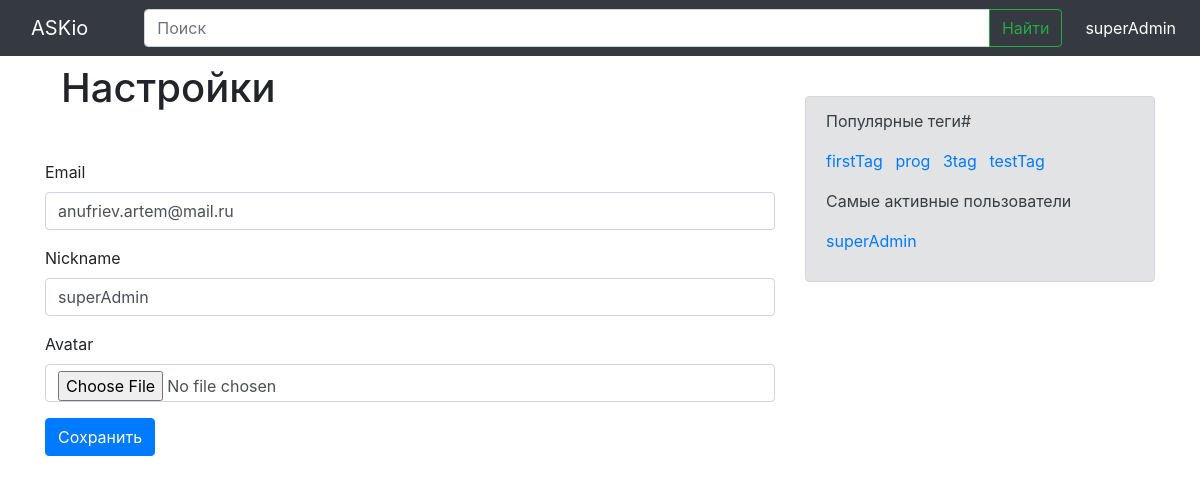
Page /settings/ (signed in) on the earlier database version.
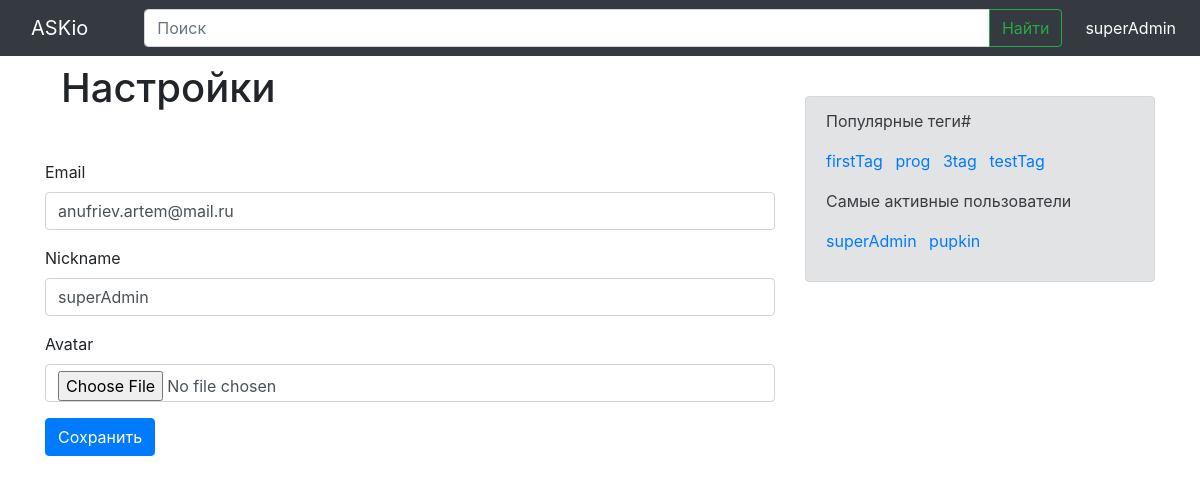
Same page on the later database version.
### app/models.py (models this page shows, shortened)
class Tag(models.Model):
    name = models.CharField(max_length=20, unique=True)

class Profile(models.Model):
    user = models.OneToOneField(User, on_delete=models.CASCADE, unique=True)
    nickname = models.CharField(max_length=20, default=None, unique=True)
    avatar = models.ImageField(blank=False, null=True)

### app/views.py (the view)
# urls.py: path('settings/', views.settings, name='settings'),
@login_required()
def settings(request):
    profile = Profile.objects.get(user=request.user)
    right_menu_tags, right_menu_members = right_menu_objects()
    if request.method == 'POST':
        form_user = forms.SettingsFormUser(data=request.POST, instance=request.user)
        form_profile = forms.SettingsFormProfile(data=request.POST, instance=profile)
        if form_user.is_valid() and form_profile.is_valid():
            user = form_user.save(commit=False)
            user.save()
            profile = form_profile.save(commit=False)
            profile.save()
    else:
        form_user = forms.SettingsFormUser(instance=request.user)
        form_profile = forms.SettingsFormProfile(instance=profile)
    context = {
        'form_u': form_user,
        'form_p': form_profile,
        'profile': profile,
        'right_menu_tags': right_menu_tags,
        'right_menu_members': right_menu_members,
    }
    return render(request, 'settings.html', context)

### app/forms.py
class SettingsFormUser(forms.ModelForm):
    email = forms.EmailField(required=False, widget=forms.EmailInput())
    class Meta:
        model = User
        fields = ('email',)

class SettingsFormProfile(forms.ModelForm):
    nickname = forms.CharField(required=False, widget=forms.TextInput(attrs={'minlength': 1, 'maxlength': 50}))
    avatar = forms.ImageField(required=False, widget=forms.ClearableFileInput())
    class Meta:
        model = Profile
        fields = ('nickname',)

### app/views.py (called while the page is built)
def right_menu_objects():
    tags = Tag.objects.all()
    members = Profile.objects.all()
    return tags, members

### templates/settings.html (shortened to what this page needs)
{% extends 'base.html' %}
{% load static %}
{% load bootstrap4 %}
{% block content %}
    <p class="h1 mt-3 ml-3"> Настройки </p>
    <form class="form mt-5" method="POST">
        {% bootstrap_form form_u %}
        {% bootstrap_form form_p %}
        {% buttons %}
            <button type="submit" class="btn btn-primary">Сохранить</button>
        {% endbuttons %}
    </form>
{% endblock content %}

### templates/inc/navbar.html (shortened to what this page needs)
<nav class="navbar navbar-expand-md navbar-dark fixed-top bg-dark">
    <a class="navbar-brand col-md-1" href="{% url 'questions' %}">ASKio</a>
    <div class="collapse navbar-collapse" id="navbarCollapse">
      <div class="input-group col-12">
        <input class="form-control" type="search" placeholder="Поиск" />
        <div class="input-group-append">
          <button type="button" class="btn btn-outline-success" type="submit">
            Найти
          </button>
        </div>
      </div>
    </div>
    <ul class="navbar-nav mr-auto">
        {% if profile.user.is_authenticated %}
        <li class="nav-item active">
            <a class="nav-link" href="{% url 'settings' %}">{{ profile.nickname }}</a>
        </li>
        {% endif %}
    </ul>
  </nav>

### templates/inc/right_menu.html
<div class="alert alert-secondary">
  <p>
    Популярные теги#
    <div>
      {% for tag in tags %}
        <a href="{% url 'tag' tag_name=tag.name %}" class="base_link_v1 mr-2">{{ tag.name }}</a>
      {% endfor %}
    </div>
  </p>
  <p>
    Самые активные пользователи
    <div>
      {% for member in members %}
        <a href="#" class="base_link_v1 mr-2">{{ member.nickname }}</a>
      {% endfor %}
    </div>
  </p>
</div>

Differences in the rows shown:
added Profile: nickname "pupkin"
